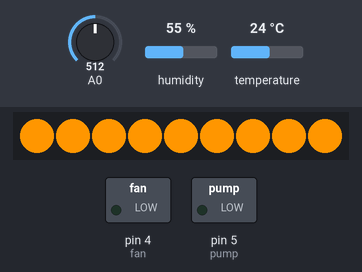
This sketch was run on a simulated Arduino Uno, built with avr-gcc and run on an emulated ATmega328P. Parts: 9 RGB LEDs in strip order, left to right, switched loads named in the sketch (green lamp = pin HIGH). The test bench sets the inputs (shaded band); at power-on: A0 = 512, temperature 24 °C, humidity 55 %. What the sketch prints to the serial monitor is not drawn.

Above: at 1.2 s.
1.3 s: A0 set to 412
3.0 s: A0 set to 381
At 3.9 s:
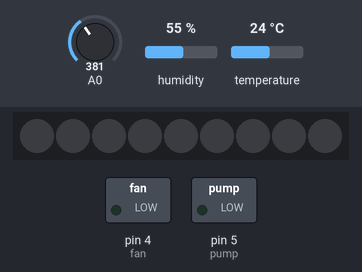
4.5 s: temperature set to 27 °C
At 7.3 s:
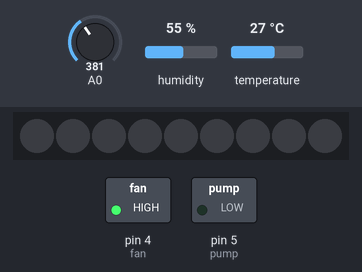
8.0 s: A0 set to 410
At 8.41 s:
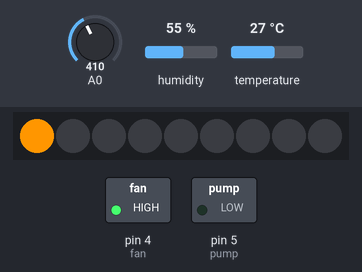
9.9 s: temperature set to 12 °C
At 11.6 s:
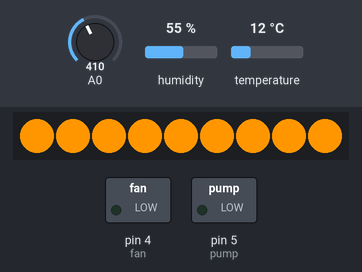
12.0 s: temperature set to 28 °C
At 13.1 s:
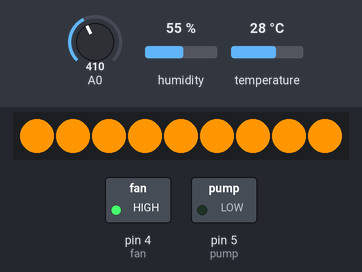
Timing chart, 0 to 15.0 s (numbered marks = the images above; inputs shaded):
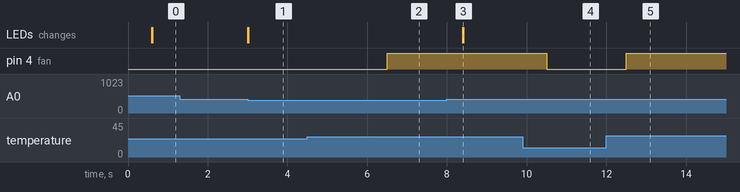

The sketch:

start_SmartFarm.ino
```cpp
#include <TimerOne.h> // TimeOne라이브러리 사용
#include <DHT.h> // DHT라이브러리 사용
#define DHTPIN 2 //핀 번호 설정
#define DHTTYPE DHT11 // DHT 사용 번호 설정 (DHT11)
DHT dht(DHTPIN, DHTTYPE); // DHT 설정

#include <Adafruit_NeoPixel.h>
#ifdef __AVR__
 #include <avr/power.h> // Required for 16 MHz Adafruit Trinket
#endif

#define PIN       6 //NeoPixel LED 핀 번호
#define NUMPIXELS 9 //NeoPixel LED 개수
#define DELAYVAL 1
Adafruit_NeoPixel pixels(NUMPIXELS, PIN, NEO_GRB + NEO_KHZ800);

//-------타이머 인터럽트를 위한 타이머 카운트------------
int time_count = 0;
int hum_count = 0;
int temp_count = 0;
int light_count = 0;
int pump_count = 0;

int Pcount = 0;

//------모듈 사용---------
int pump = 5;
int fan = 4;

void setup() {
  // put your setup code here, to run once:
  Serial.begin(9600); // 시리얼 모니터 통신속도 9600 설정
  ///////////////////////////////////////////////////////////////
  dht.begin(); // DHT 초기화
  ///////////////////////////////////////////////////////////////
  #if defined(__AVR_ATtiny85__) && (F_CPU == 16000000)
    clock_prescale_set(clock_div_1);
  #endif
  pixels.begin(); // INITIALIZE NeoPixel strip object (REQUIRED)
  pixels.show();  // Initialize all pixels to 'off'
  ///////////////////////////////////////////////////////////////
  pinMode(pump, OUTPUT);
  pinMode(fan, OUTPUT);
  ///////////////////////////////////////////////////////////////
  Timer1.initialize(100000); //1000000μs = 1s, 1000us = 0.001s, 1000us = 1ms
  Timer1.attachInterrupt(timerIsr);
}

void loop() {
  //--------------온도/습도 값 읽기 및 변수 선언-----------------
  int h = dht.readHumidity(); //습도 값 저장 변수 선언
  int t = dht.readTemperature(); //온도 값 저장 변수 선언
  int l = analogRead(A0);

  //------습도 값 읽기 카운터-------
  if(hum_count == 4){
    hum(h);
    hum_count = 0;
  }

  //------온도 값 읽기 카운터-------
  if(temp_count == 5){
    temp(t);
    temp_count = 0;
  }

  //------조도센서 값 읽기 카운터-------
  if(light_count == 6){
    light(l);
    light_count = 0;
  }

  //------펌프 출력 카운터-------
  if(pump_count == 50){
    PUMP();
    pump_count = 0;
  }
}

//------------인터럽트를 위한 카운터 호출 함수----------------------
void timerIsr(){
  time_count += 1;
  hum_count += 1;
  temp_count += 1;
  light_count += 1;
  pump_count += 1;
}

void hum(int h){
  Serial.print("습도:");
  Serial.println(h); // 습도 값 출력
}

void temp(int t){
  Serial.print("온도:");
  Serial.println(t); // 온도 값 출력
  if(t >= 26){
    digitalWrite(fan, HIGH);
  } else{
    digitalWrite(fan, LOW);
  }
}

void light(int l){
  Serial.print("조도:");
  Serial.println(l);
  if(l >= 400){
    for(int i=0; i<NUMPIXELS; i++) {
      pixels.setPixelColor(i, pixels.Color(255, 150, 0));
      pixels.show();
      delay(DELAYVAL); // Pause before next pass through loop
    }
  } else{
    for(int i=0; i<NUMPIXELS; i++) {
      pixels.setPixelColor(i, pixels.Color(0, 0, 0));
      pixels.show();
      delay(DELAYVAL); // Pause before next pass through loop
    }
  }
}

void PUMP(){
  if(++Pcount >= 10 )
  {
    Pcount = 0;
    digitalWrite(13,HIGH);
  }
  else
  {
    digitalWrite(13,LOW);
  }
}
```

Measured:
- the behaviour switches between 400 and 399 on A0 (found by bisection; images 0 and 1)
- the behaviour switches between 25 and 26 °C on temperature (found by bisection; images 1 and 2)
- after the input at 1.3 s, every drawn part: stays the same
- after the input at 3.0 s, the LEDs: first change at once (image 1 shows a later state)
- after the input at 4.5 s, pin 4 (fan): LOW → HIGH after 2.0 s
- after the input at 8.0 s, the LEDs: change after 0.40 s (image 3)
- after the input at 9.9 s, pin 4 (fan): HIGH → LOW after 0.60 s
- after the input at 12.0 s, pin 4 (fan): LOW → HIGH after 0.50 s
